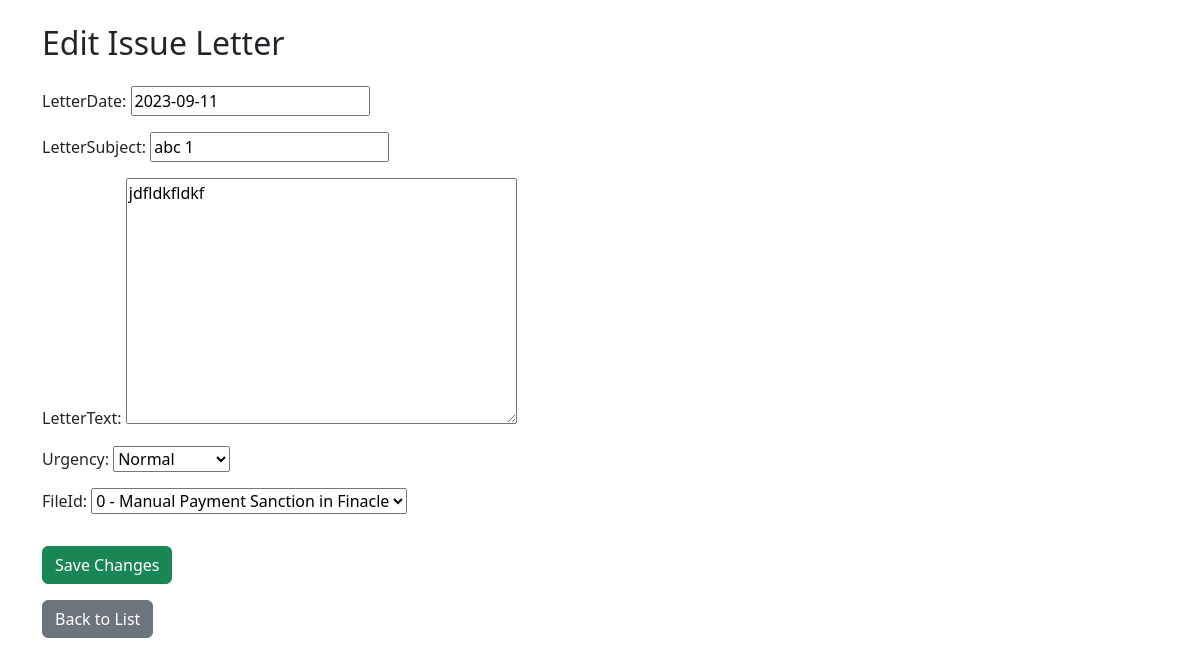
/eFile/issue_letters/2/edit/, run on an earlier commit of the app's database.
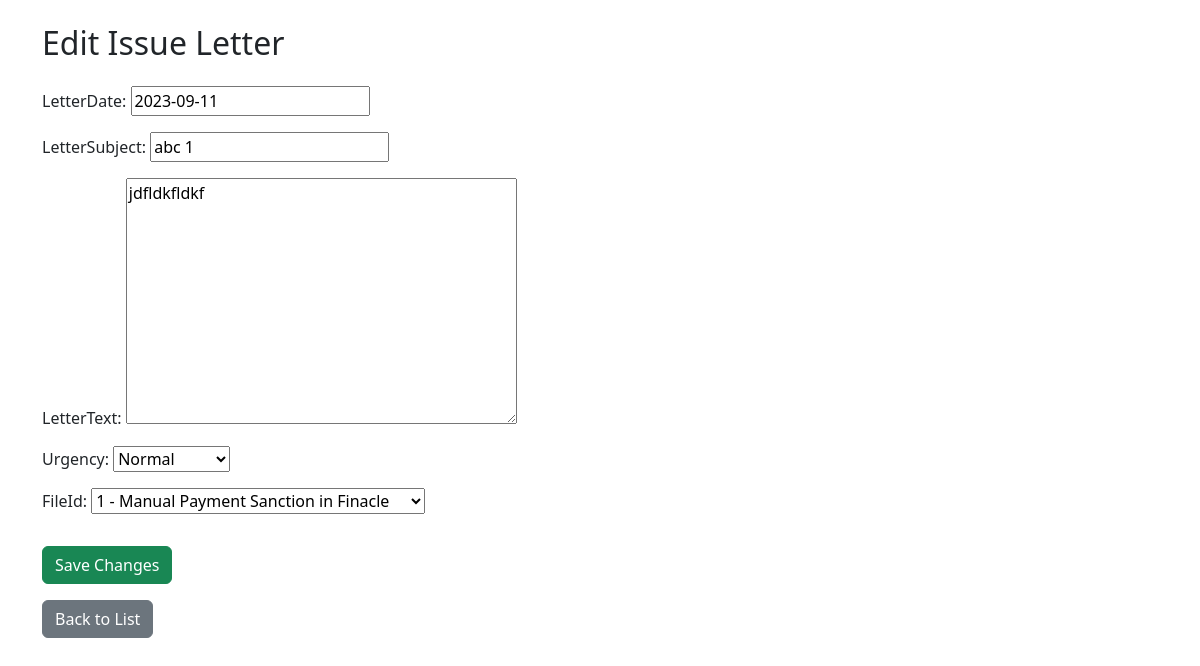
And on a later commit of the database.
### eFile/models.py (models this page shows)
class FileInfo(models.Model):
    FILE_TYPE_CHOICES = [
        ('Corr', 'Correspondence'),
        ('Saction', 'Sanction'),
        ('L-Case', 'Legal Case'),
        ('CashConveyance', 'Cash Conveyance'),
        ('Duplicate', 'Duplicate'),
        ('DeceasedClaim', 'Deceased Claim'),
        ('CourtCase', 'Court Case'),
        ('Statement', 'Statement'),
    ]
    FileId = models.AutoField(primary_key=True)
    FileSl = models.IntegerField(default=0)
    FileType = models.CharField(max_length=15, choices=FILE_TYPE_CHOICES)
    FileName = models.CharField(max_length=255)
    FileNo = models.CharField(max_length=50, null=True, blank=True)
    ActiveStatus = models.BooleanField(default=True)
    OpenDate = models.DateField()
    CloseDate = models.DateField(null=True, blank=True)
    RelatedOffice = models.CharField(max_length=100)
    FileLocation = models.CharField(max_length=10)
    WordFile = models.FileField(upload_to='word_files/',null=True, blank= True)
    def __str__(self):
        return f"{self.FileSl} - {self.FileName}"

### eFile/views.py (the view)
# urls.py: path('issue_letters/<int:pk>/edit/', issue_letter_edit, name='issue_letter_edit'),
def issue_letter_edit(request, pk):
    issue_letter = get_object_or_404(IssueLetter, pk=pk)
    if request.method == 'POST':
        form = IssueLetterForm(request.POST, instance=issue_letter)
        if form.is_valid():
            issue_letter = form.save()
            return redirect('issue_letter_detail', pk=issue_letter.pk)
    else:
        form = IssueLetterForm(instance=issue_letter)
    return render(request, 'eFile/issue_letter_edit.html', {'form': form, 'issue_letter': issue_letter})

### eFile/forms.py
class IssueLetterForm(forms.ModelForm):
    class Meta:
        model = IssueLetter
        fields = '__all__'

### templates/eFile/issue_letter_edit.html (shortened to what this page needs)
{% extends 'eFile/base.html' %}
{% block content %}
    <h2 class="mb-4">Edit Issue Letter</h2>
    <form method="post" action="{% url 'issue_letter_edit' pk=issue_letter.pk %}" class="needs-validation" novalidate>
        {{ form.as_p }}
        <button type="submit" class="btn btn-success mt-3">Save Changes</button>
    </form>
    <a class="btn btn-secondary mt-3" href="{% url 'issue_letter_list' %}">Back to List</a>
{% endblock %}

What changed in the data, as far as the page shows it:
changed FileInfo: FileId "0 - Manual Payment Sanction in Finacle" → "1 - Manual Payment Sanction in Finacle"
